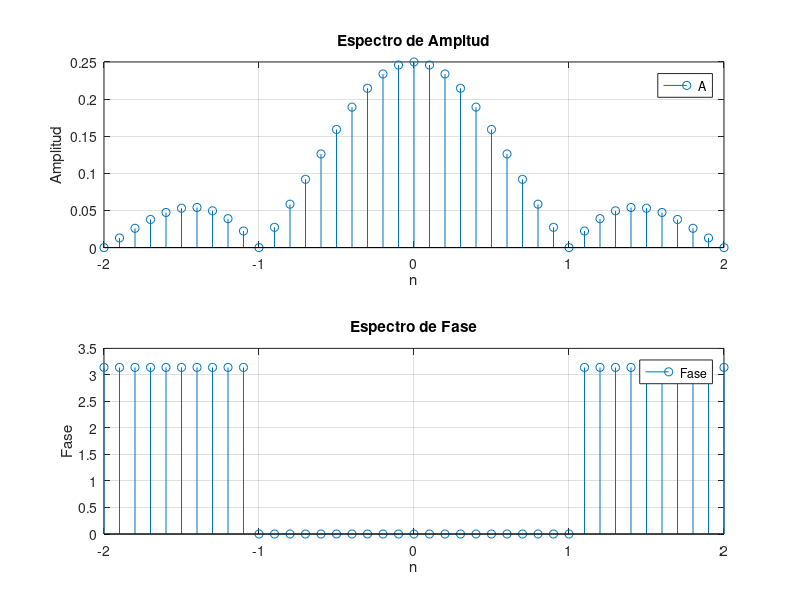

Source code (MATLAB):

clc
clear all
close all
A=1;
n=-2:.1:2;
cnfo=(A/4).*sinc(n);
%Espectro de Amplitud
Am=abs(cnfo);
subplot(2, 1, 1); stem(n, Am); grid on; 
ylabel('Amplitud'); xlabel('n'); legend('A'); title('Espectro de Ampltud')
%Espectro de Fase
Fa=angle(cnfo);
subplot(2, 1, 2); stem(n, Fa); grid on; 
ylabel('Fase'); xlabel('n'); legend('Fase'); title('Espectro de Fase')